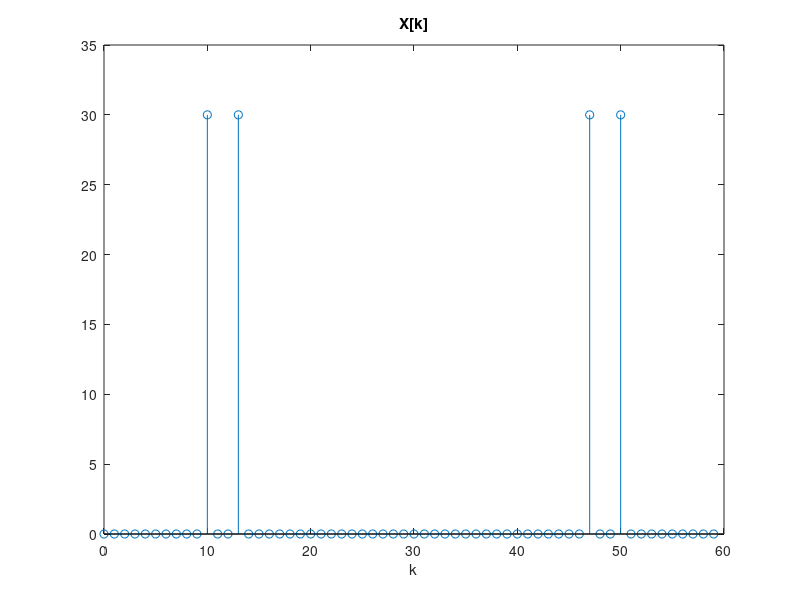

Write MATLAB code to recreate this figure.
N=60;
z=zeros(1,N);
w1=pi/3;
deltaw=pi/10;
for k=0:1:N-1
      z(k+1)=(cos(w1*k)+cos((w1+deltaw)*k));
end
y=fft(z,N);
t=0:1:N-1;
%stem
stem(t,abs(y))
title('X[k]')
xlabel('k')